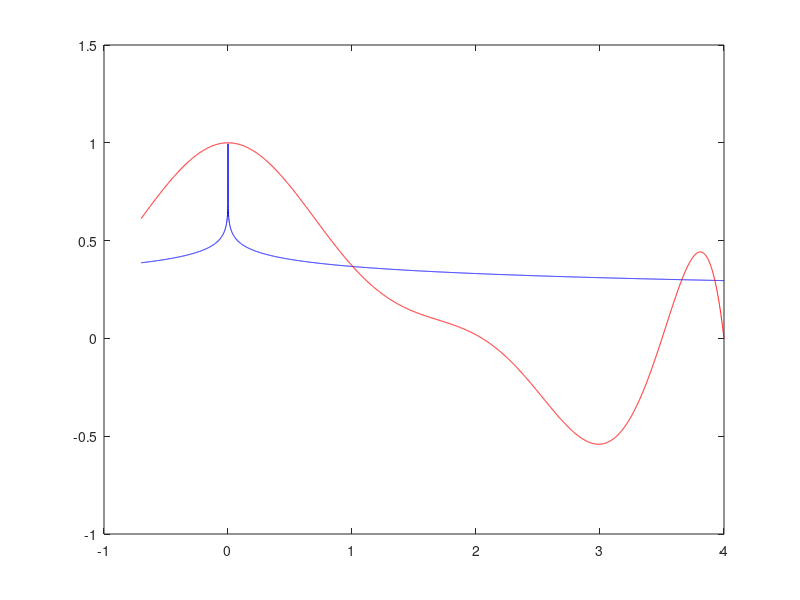

MATLAB code to generate this figure:
close all
clear all
clc
format long

f=@(x)    exp(-x.^2);

xnodes=[-0.7,-0.2,0,0.05,0.5,.6,2,3.5,4];
ynodes=f(xnodes);

p=polyfit(xnodes,ynodes,size(xnodes,2)-1);
x=[-0.7:0.001:4];

y_poly=polyval(p,x);
y_exact=f(x);

err_rel_inf=norm(abs(y_exact-y_poly),inf)/norm(y_exact,inf)
err_rel_2=norm(abs(y_exact-y_poly),2)/norm(y_exact,2)

%%

f=@(x)    exp(-(abs(x)).^(1/7));

xnodes1=[-0.7,-0.2,0,0.05,0.5,.6,2,3.5,4];
ynodes1=f(xnodes1);

p1=polyfit(xnodes1,ynodes1,size(xnodes1,2)-1);
x1=[-0.7:0.001:4];

y_poly1=polyval(p1,x1);
y_exact1=f(x1);

err_rel_inf1=norm(abs(y_exact1-y_poly1),inf)/norm(y_exact1,inf)
err_rel_21=norm(abs(y_exact1-y_poly1),2)/norm(y_exact1,2)

figure(1)
plot(x1,y_exact1,'b',x1,y_poly,'r')

% % % chon tabe dar x=0 moshtagh pazir nist pas javabhayi ke midahad ghabel
% % % etemad nist.
